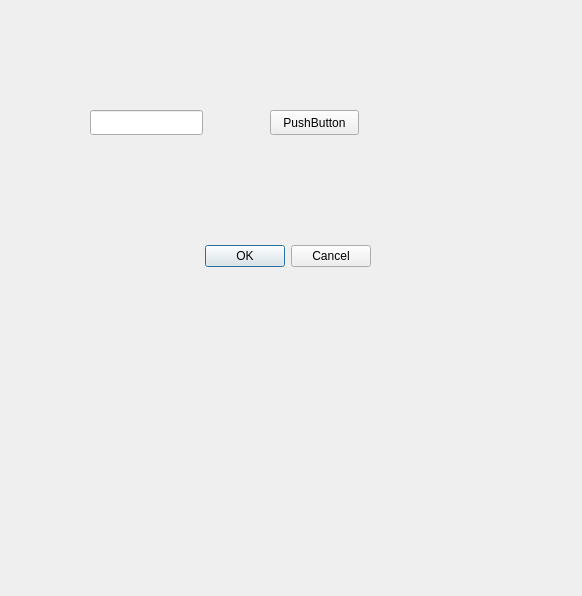
<?xml version="1.0" encoding="UTF-8"?>
<ui version="4.0">
 <class>Dialog</class>
 <widget class="QDialog" name="Dialog">
  <property name="geometry">
   <rect>
    <x>0</x>
    <y>0</y>
    <width>582</width>
    <height>596</height>
   </rect>
  </property>
  <property name="windowTitle">
   <string>Dialog</string>
  </property>
  <widget class="QDialogButtonBox" name="buttonBox">
   <property name="geometry">
    <rect>
     <x>30</x>
     <y>240</y>
     <width>341</width>
     <height>32</height>
    </rect>
   </property>
   <property name="orientation">
    <enum>Qt::Horizontal</enum>
   </property>
   <property name="standardButtons">
    <set>QDialogButtonBox::Cancel|QDialogButtonBox::Ok</set>
   </property>
  </widget>
  <widget class="QLineEdit" name="lineEdit">
   <property name="geometry">
    <rect>
     <x>90</x>
     <y>110</y>
     <width>113</width>
     <height>25</height>
    </rect>
   </property>
  </widget>
  <widget class="QPushButton" name="pushButton">
   <property name="geometry">
    <rect>
     <x>270</x>
     <y>110</y>
     <width>89</width>
     <height>25</height>
    </rect>
   </property>
   <property name="text">
    <string>PushButton</string>
   </property>
  </widget>
 </widget>
 <resources/>
 <connections>
  <connection>
   <sender>buttonBox</sender>
   <signal>accepted()</signal>
   <receiver>Dialog</receiver>
   <slot>accept()</slot>
   <hints>
    <hint type="sourcelabel">
     <x>248</x>
     <y>254</y>
    </hint>
    <hint type="destinationlabel">
     <x>157</x>
     <y>274</y>
    </hint>
   </hints>
  </connection>
  <connection>
   <sender>buttonBox</sender>
   <signal>rejected()</signal>
   <receiver>Dialog</receiver>
   <slot>reject()</slot>
   <hints>
    <hint type="sourcelabel">
     <x>316</x>
     <y>260</y>
    </hint>
    <hint type="destinationlabel">
     <x>286</x>
     <y>274</y>
    </hint>
   </hints>
  </connection>
  <connection>
   <sender>pushButton</sender>
   <signal>clicked()</signal>
   <receiver>lineEdit</receiver>
   <slot>clear()</slot>
   <hints>
    <hint type="sourcelabel">
     <x>292</x>
     <y>130</y>
    </hint>
    <hint type="destinationlabel">
     <x>132</x>
     <y>117</y>
    </hint>
   </hints>
  </connection>
 </connections>
</ui>
